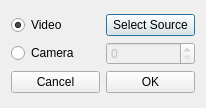
<?xml version="1.0" encoding="UTF-8"?>
<ui version="4.0">
 <class>dlg</class>
 <widget class="QDialog" name="dlg">
  <property name="geometry">
   <rect>
    <x>0</x>
    <y>0</y>
    <width>206</width>
    <height>108</height>
   </rect>
  </property>
  <property name="windowTitle">
   <string>Camera Setting</string>
  </property>
  <layout class="QVBoxLayout" name="verticalLayout">
   <item>
    <layout class="QGridLayout" name="gridLayout">
     <item row="0" column="0">
      <widget class="QRadioButton" name="radioButton">
       <property name="text">
        <string>Video</string>
       </property>
       <property name="checked">
        <bool>true</bool>
       </property>
      </widget>
     </item>
     <item row="0" column="1">
      <widget class="QPushButton" name="pushButton_3">
       <property name="text">
        <string>Select Source</string>
       </property>
      </widget>
     </item>
     <item row="1" column="0">
      <widget class="QRadioButton" name="radioButton_2">
       <property name="text">
        <string>Camera</string>
       </property>
      </widget>
     </item>
     <item row="1" column="1">
      <widget class="QSpinBox" name="spinBox">
       <property name="enabled">
        <bool>false</bool>
       </property>
      </widget>
     </item>
     <item row="2" column="0">
      <widget class="QPushButton" name="pushButton">
       <property name="text">
        <string>Cancel</string>
       </property>
      </widget>
     </item>
     <item row="2" column="1">
      <widget class="QPushButton" name="pushButton_2">
       <property name="text">
        <string>OK</string>
       </property>
      </widget>
     </item>
    </layout>
   </item>
  </layout>
 </widget>
 <resources/>
 <connections/>
</ui>
